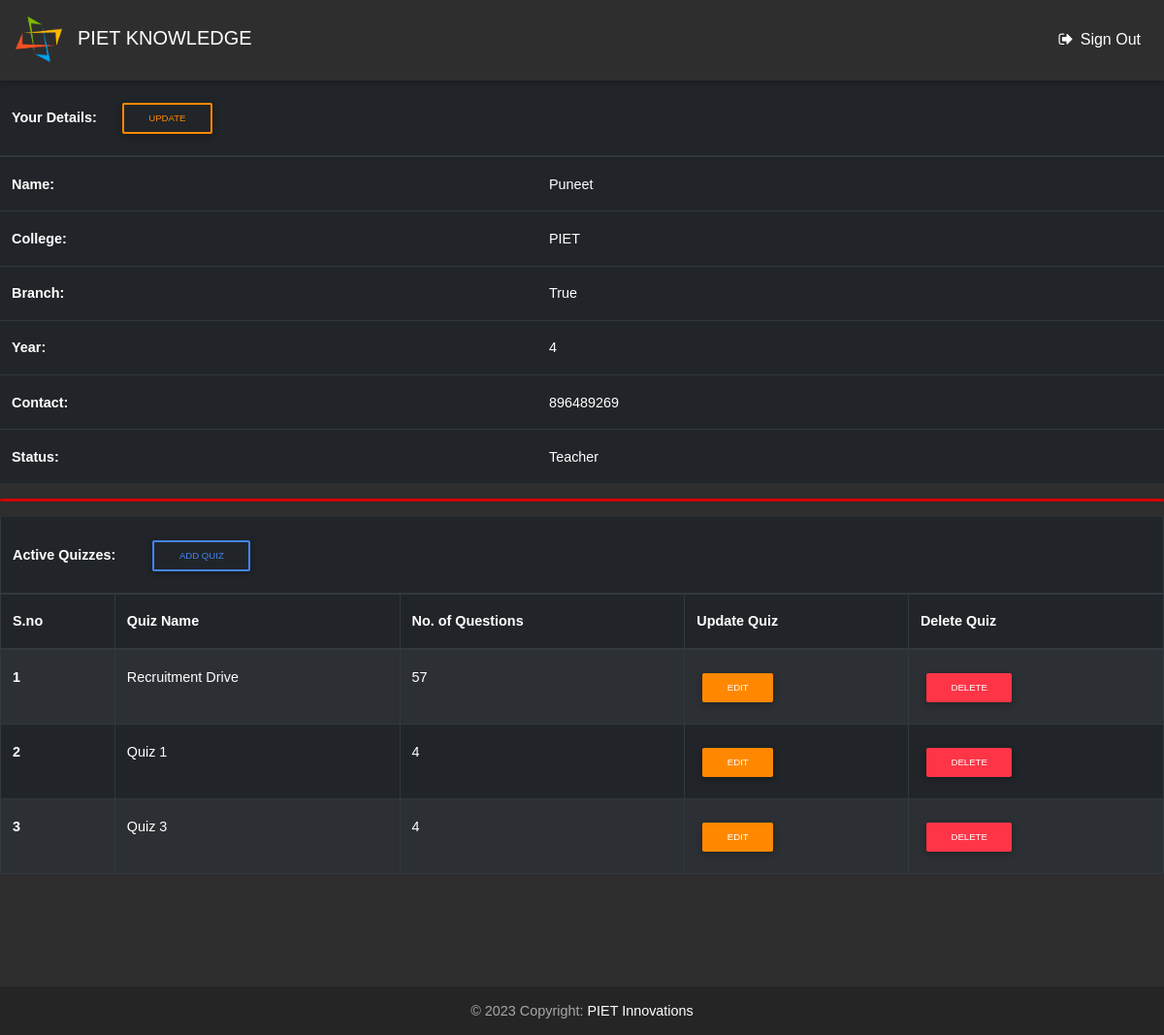
The page /teacher/ (signed in) on the database its author committed.
### teacher/models.py (models this page shows, shortened)
class tprofile(models.Model):
	CHOICES= [
    ('CS', 'Computer Science'),
    ('IT', 'Information Technology'),
    ('Civil', 'Civil'),
    ('Mechanical', 'Mechanical'),
    ('EC', 'Electronics & Communication'),
    ('EEE', 'Electrical & Electronics Engg.'),
    ('EE', 'Electrical Engg.'),
    ('IC', 'Instrumentation & Control Engg.'),
    ]
	user=models.ForeignKey(User,on_delete=models.CASCADE)
	name=models.CharField(max_length=255)
	college=models.CharField(max_length=255)
	branch=models.CharField(max_length=255,choices=CHOICES,default=True)
	year=models.PositiveIntegerField(default=1,validators=[MinValueValidator(1),MaxValueValidator(4)])
	contact=models.CharField(null=True,blank=True,max_length=10)
	status=models.CharField(max_length=255,choices=[('Student','Student'),('Teacher','Teacher')])

### quiz/models.py (models this page shows, shortened)
class quizze(models.Model):
	title=models.CharField(max_length=255)
	time=models.IntegerField()
	ques=models.ManyToManyField(question)

### mcq_v2/views.py (the view)
# urls.py: path('teacher/',teacher),
@login_required
def teacher(request):
	teacher=tprofile.objects.get(user=request.user)
	quiz_object = list(quizze.objects.all())
	quescount=[]
	for quiz in quiz_object:
		quescount.append(quiz.ques.all().count())
	multivalue=zip(quiz_object,quescount)
	print(multivalue)
	context = {
		'Teacher':teacher,
		'multivalue':multivalue,
	}
	return render(request,'teacher/teacher.html',context)

### templates/teacher/teacher.html (shortened to what this page needs)
{% load static %}
<!DOCTYPE html>
<html lang="en">
<head>
  <link rel="stylesheet" href="https://maxcdn.bootstrapcdn.com/font-awesome/4.7.0/css/font-awesome.min.css">
  <link href="{% static 'assets/css/bootstrap.min.css' %}" rel="stylesheet">
  <link href="{% static 'assets/css/mdb.min.css' %}" rel="stylesheet">
  <link href="{% static 'assets/css/animate.css' %}" rel="stylesheet">
  <link href="{% static 'assets/css/dashboard1.css' %}" rel="stylesheet">
</head>
<body class="fixed-sn animated fadeIn" style="
background-color: #2E2E2E;">
    <header>
    <nav class="navbar navbar-expand-lg navbar-dark elegant-color">
        <div class="navbar-brand" title="PIET Website"><img src="{% static 'assets/img/logo.png' %}">
        <p id="head">PIET KNOWLEDGE</p>
        </div>
        {% if user.is_authenticated %}
        <ul class="nav navbar-nav nav-flex-icons ml-auto">
        <li class="nav-item">
            <a href="/logout" class="nav-link">
            <i class="fa fa-sign-out"></i>
            <span class="clearfix d-none d-sm-inline-block">Sign Out</span>
            </a>
        </li>
        </ul>
        {% endif %}
    </nav>
    </header>
    <table class="table table-hover table-dark">
      <thead class="thead-dark">
        <tr>
          <th scope="colgroup" colspan="2"><b>Your Details:</b> &nbsp&nbsp&nbsp <button value="Open" onClick="window.open('{% url 'EditTeacher' %}','Add Quiz','toolbar=no,status=no,menubar=no,location=center,scrollbars=yes,resizable=yes,height=650,width=400')" type="button" class="btn btn-outline-warning btn-sm">update</button></th>
        </tr>
      </thead>
      <tbody>
        <tr>
          <th scope="row"><b>Name:</th>
          <td>{{Teacher.name}}</td>
        </tr>
        <tr>
          <th scope="row"><b>College:</th>
          <td>{{Teacher.college}}</td>
        </tr>
        <tr>
          <th scope="row"><b>Branch:</th>
          <td>{{Teacher.get_branch_display}}</td>
        </tr>
        <tr>
          <th scope="row"><b>Year:</th>
          <td>{{Teacher.year}}</td>
        </tr>
        <tr>
          <th scope="row"><b>Contact:</th>
          <td>{{Teacher.contact}}</td>
        </tr>
        <tr>
          <th scope="row"><b>Status:</th>
          <td>{{Teacher.get_status_display}}</td>
        </tr>
      </tbody>
    </table>
    <hr>
    <table class="table table-dark table-striped table-bordered table-hover">
      <thead>
        <tr>
          <th scope="colgroup" colspan="5"><b>Active Quizzes: &nbsp&nbsp&nbsp&nbsp&nbsp&nbsp&nbsp<button value="Open" onClick="AddQuizWindow()" type="button" class="btn btn-outline-primary btn-sm">Add Quiz</button></th>
        </tr>
        <tr>
          <th scope="col"><b>S.no</th>
          <th scope="col"><b>Quiz Name</th>
          <th scope="col"><b>No. of Questions</th>
          <th scope="col"><b>Update Quiz</th>
          <th scope="col"><b>Delete Quiz</th>
        </tr>
      </thead>
      <tbody>
        {% for quiz, ques in multivalue %}
          <tr>
              <th scope="row"><b>{{forloop.counter}}</th>
              <td>{{quiz.title}}</td>
              <td>{{ques}}</td>
              <td><button value="Open" onClick="window.open('{% url 'editQuiz' quiz.pk %}','Add Quiz','toolbar=no,top=100,left=250,status=no,menubar=no,location=center,scrollbars=yes,resizable=yes,height=650,width=1000')" type="button" class="btn btn-warning btn-sm btn-rounded">edit</button></td>
              <td><a href="{% url 'deleteQuiz' quiz.pk %}"><button value="Open" type="button" class="btn btn-danger btn-rounded btn-sm">DELETE</button></a></td>
          </tr>
        {% endfor %}
      </tbody>
    </table>
    <footer class="page-footer elegant-color center-on-small-only">
        <div class="footer-copyright">
          <div class="container-fluid">
            © 2023 Copyright:
            <a href="#">PIET Innovations</a>
          </div>
        </div>
      </footer>
</body>
</html>

### static_mcq/assets/css/dashboard1.css (style rules this page uses)
body { font-family: 'Quicksand',sans-serif; overflow-x: hidden; }
.navbar-brand>img { display: block; width: 3rem; margin-top: 0.25rem; margin-left: 0rem; }
p#head { margin-top: -2.5rem; margin-left: 4rem; margin-bottom: 1rem; color: white; }
hr { color: #D50000; background-color: #D50000; width: 100%; height: 3px; margin-right: auto; margin-left: auto; border: none; border-radius: 10px; }
footer.page-footer { margin-top: 6rem; }

### rows shown on the page
tprofile: name "Puneet", college "PIET", branch "True", year "4", contact "896489269", status "Teacher"
quizze: title "Recruitment Drive", ques "57"
quizze: title "Quiz 1", ques "4"
quizze: title "Quiz 3", ques "4"
